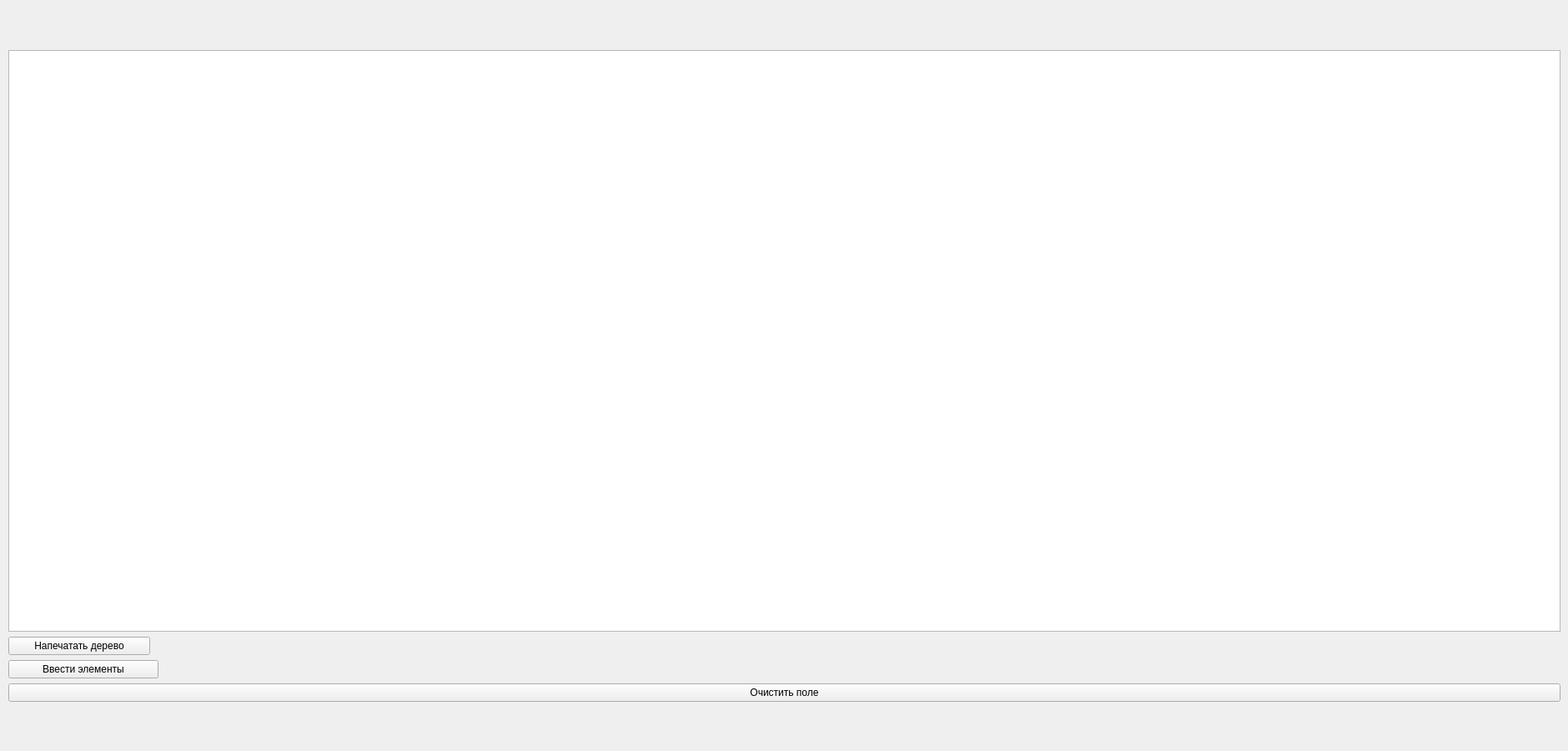
<?xml version="1.0" encoding="UTF-8"?>
<ui version="4.0">
 <class>Widget</class>
 <widget class="QWidget" name="Widget">
  <property name="geometry">
   <rect>
    <x>0</x>
    <y>0</y>
    <width>1880</width>
    <height>900</height>
   </rect>
  </property>
  <property name="windowTitle">
   <string>Widget</string>
  </property>
  <widget class="QWidget" name="gridLayoutWidget">
   <property name="geometry">
    <rect>
     <x>10</x>
     <y>60</y>
     <width>1861</width>
     <height>781</height>
    </rect>
   </property>
   <layout class="QGridLayout" name="gridLayout_2">
    <item row="1" column="0">
     <widget class="QPushButton" name="createBalancedTreeBtn">
      <property name="maximumSize">
       <size>
        <width>170</width>
        <height>16777215</height>
       </size>
      </property>
      <property name="text">
       <string>Напечатать дерево</string>
      </property>
     </widget>
    </item>
    <item row="0" column="0">
     <widget class="QGraphicsView" name="graphicsView"/>
    </item>
    <item row="3" column="0">
     <widget class="QPushButton" name="clearSceneBtn">
      <property name="text">
       <string>Очистить поле</string>
      </property>
     </widget>
    </item>
    <item row="2" column="0">
     <widget class="QPushButton" name="inputDataBtn">
      <property name="maximumSize">
       <size>
        <width>180</width>
        <height>16777215</height>
       </size>
      </property>
      <property name="text">
       <string>Ввести элементы</string>
      </property>
     </widget>
    </item>
   </layout>
  </widget>
  <widget class="QWidget" name="gridLayoutWidget_2">
   <property name="geometry">
    <rect>
     <x>10</x>
     <y>850</y>
     <width>341</width>
     <height>30</height>
    </rect>
   </property>
   <layout class="QHBoxLayout" name="horizontalLayout"/>
  </widget>
 </widget>
 <resources/>
 <connections/>
</ui>
